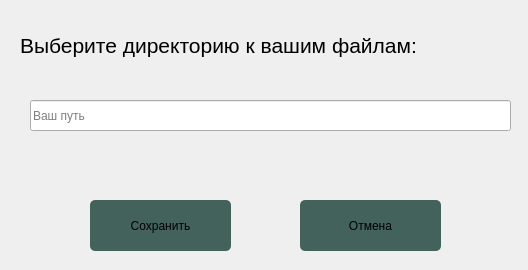
<?xml version="1.0" encoding="UTF-8"?>
<ui version="4.0">
 <class>Path</class>
 <widget class="QDialog" name="Path">
  <property name="geometry">
   <rect>
    <x>0</x>
    <y>0</y>
    <width>528</width>
    <height>270</height>
   </rect>
  </property>
  <property name="windowTitle">
   <string>Директория</string>
  </property>
  <widget class="QPushButton" name="Save">
   <property name="geometry">
    <rect>
     <x>90</x>
     <y>200</y>
     <width>141</width>
     <height>51</height>
    </rect>
   </property>
   <property name="styleSheet">
    <string notr="true">QPushButton{
	border-radius: 5px;
	background-color: rgb(67, 98, 92);
	font: 15pt &quot;Segoe UI Variable Text&quot;;
    padding: 10px;
}
QPushButton:hover {
    background-color: rgb(54, 77, 70); 
}</string>
   </property>
   <property name="text">
    <string>Cохранить</string>
   </property>
  </widget>
  <widget class="QPushButton" name="Cancel">
   <property name="geometry">
    <rect>
     <x>300</x>
     <y>200</y>
     <width>141</width>
     <height>51</height>
    </rect>
   </property>
   <property name="styleSheet">
    <string notr="true">QPushButton{
	border-radius: 5px;
	background-color: rgb(67, 98, 92);
	font: 15pt &quot;Segoe UI Variable Text&quot;;
    padding: 10px;
}
QPushButton:hover {
    background-color: rgb(54, 77, 70); 
}</string>
   </property>
   <property name="text">
    <string>Отмена</string>
   </property>
  </widget>
  <widget class="QLabel" name="Text">
   <property name="geometry">
    <rect>
     <x>20</x>
     <y>10</y>
     <width>501</width>
     <height>71</height>
    </rect>
   </property>
   <property name="text">
    <string>&lt;html&gt;&lt;head/&gt;&lt;body&gt;&lt;p&gt;&lt;span style=&quot; font-size:16pt;&quot;&gt;Выберите директорию к вашим файлам:&lt;/span&gt;&lt;/p&gt;&lt;/body&gt;&lt;/html&gt;</string>
   </property>
  </widget>
  <widget class="QLineEdit" name="InputPath">
   <property name="geometry">
    <rect>
     <x>30</x>
     <y>100</y>
     <width>481</width>
     <height>31</height>
    </rect>
   </property>
   <property name="placeholderText">
    <string>Ваш путь</string>
   </property>
  </widget>
 </widget>
 <resources/>
 <connections/>
</ui>
